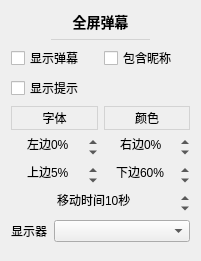
           <widget class="QWidget" name="fullScreenDanmuSettingsCard" native="true">
            <property name="geometry">
             <rect>
              <x>550</x>
              <y>10</y>
              <width>201</width>
              <height>261</height>
             </rect>
            </property>
            <property name="styleSheet">
             <string notr="true">#fullScreenDanmuSettingsCard
{
	background: #f7f7ff;
	border: none;
	border-radius: 5px;
}</string>
            </property>
            <layout class="QVBoxLayout" name="verticalLayout_55">
             <item>
              <widget class="QLabel" name="label_38">
               <property name="sizePolicy">
                <sizepolicy hsizetype="Preferred" vsizetype="Fixed">
                 <horstretch>0</horstretch>
                 <verstretch>0</verstretch>
                </sizepolicy>
               </property>
               <property name="styleSheet">
                <string notr="true">font-size: 14px;
font-weight: 500;</string>
               </property>
               <property name="text">
                <string>全屏弹幕</string>
               </property>
               <property name="alignment">
                <set>Qt::AlignCenter</set>
               </property>
              </widget>
             </item>
             <item>
              <widget class="QWidget" name="widget_28" native="true">
               <property name="minimumSize">
                <size>
                 <width>0</width>
                 <height>1</height>
                </size>
               </property>
               <property name="maximumSize">
                <size>
                 <width>16777215</width>
                 <height>1</height>
                </size>
               </property>
               <property name="styleSheet">
                <string notr="true">background: lightgray;
margin: 40px;</string>
               </property>
              </widget>
             </item>
             <item>
              <layout class="QHBoxLayout" name="horizontalLayout_71">
               <item>
                <widget class="CheckBox1" name="enableScreenDanmakuCheck">
                 <property name="cursor">
                  <cursorShape>PointingHandCursor</cursorShape>
                 </property>
                 <property name="text">
                  <string>显示弹幕</string>
                 </property>
                </widget>
               </item>
               <item>
                <widget class="CheckBox1" name="screenDanmakuWithNameCheck">
                 <property name="cursor">
                  <cursorShape>PointingHandCursor</cursorShape>
                 </property>
                 <property name="toolTip">
                  <string>显示发送者的昵称</string>
                 </property>
                 <property name="text">
                  <string>包含昵称</string>
                 </property>
                </widget>
               </item>
              </layout>
             </item>
             <item>
              <widget class="CheckBox1" name="enableScreenMsgCheck">
               <property name="cursor">
                <cursorShape>PointingHandCursor</cursorShape>
               </property>
               <property name="toolTip">
                <string>&lt;html&gt;&lt;head/&gt;&lt;body&gt;&lt;p&gt;是否显示除了弹幕之外提示类型的信息&lt;/p&gt;&lt;/body&gt;&lt;/html&gt;</string>
               </property>
               <property name="text">
                <string>显示提示</string>
               </property>
              </widget>
             </item>
             <item>
              <layout class="QHBoxLayout" name="horizontalLayout_31" stretch="0,0">
               <property name="topMargin">
                <number>0</number>
               </property>
               <item>
                <widget class="QPushButton" name="screenDanmakuFontButton">
                 <property name="cursor">
                  <cursorShape>PointingHandCursor</cursorShape>
                 </property>
                 <property name="styleSheet">
                  <string notr="true">QPushButton
{
	background: transparent;
	border: 1px solid lightgray;
	padding: 2px 8px 2px 8px;
}

QPushButton:hover
{
	background: #eeeeee;
}

QPushButton:pressed
{
	background: #cccccc;
}

</string>
                 </property>
                 <property name="text">
                  <string>字体</string>
                 </property>
                 <property name="flat">
                  <bool>false</bool>
                 </property>
                </widget>
               </item>
               <item>
                <widget class="QPushButton" name="screenDanmakuColorButton">
                 <property name="cursor">
                  <cursorShape>PointingHandCursor</cursorShape>
                 </property>
                 <property name="styleSheet">
                  <string notr="true">QPushButton
{
	background: transparent;
	border: 1px solid lightgray;
	padding: 2px 8px 2px 8px;
}

QPushButton:hover
{
	background: #eeeeee;
}

QPushButton:pressed
{
	background: #cccccc;
}

</string>
                 </property>
                 <property name="text">
                  <string>颜色</string>
                 </property>
                 <property name="flat">
                  <bool>false</bool>
                 </property>
                </widget>
               </item>
              </layout>
             </item>
             <item>
              <layout class="QHBoxLayout" name="horizontalLayout_29">
               <property name="topMargin">
                <number>0</number>
               </property>
               <item>
                <widget class="QSpinBox" name="screenDanmakuLeftSpin">
                 <property name="contextMenuPolicy">
                  <enum>Qt::NoContextMenu</enum>
                 </property>
                 <property name="styleSheet">
                  <string notr="true">QAbstractSpinBox
{
	background: transparent;
}</string>
                 </property>
                 <property name="frame">
                  <bool>false</bool>
                 </property>
                 <property name="alignment">
                  <set>Qt::AlignCenter</set>
                 </property>
                 <property name="suffix">
                  <string>%</string>
                 </property>
                 <property name="prefix">
                  <string>左边</string>
                 </property>
                 <property name="minimum">
                  <number>-200</number>
                 </property>
                 <property name="maximum">
                  <number>200</number>
                 </property>
                 <property name="singleStep">
                  <number>5</number>
                 </property>
                </widget>
               </item>
               <item>
                <widget class="QSpinBox" name="screenDanmakuRightSpin">
                 <property name="contextMenuPolicy">
                  <enum>Qt::NoContextMenu</enum>
                 </property>
                 <property name="styleSheet">
                  <string notr="true">QAbstractSpinBox
{
	background: transparent;
}</string>
                 </property>
                 <property name="frame">
                  <bool>false</bool>
                 </property>
                 <property name="alignment">
                  <set>Qt::AlignCenter</set>
                 </property>
                 <property name="suffix">
                  <string>%</string>
                 </property>
                 <property name="prefix">
                  <string>右边</string>
                 </property>
                 <property name="minimum">
                  <number>-200</number>
                 </property>
                 <property name="maximum">
                  <number>200</number>
                 </property>
                 <property name="singleStep">
                  <number>5</number>
                 </property>
                </widget>
               </item>
              </layout>
             </item>
             <item>
              <layout class="QHBoxLayout" name="horizontalLayout_30">
               <property name="topMargin">
                <number>0</number>
               </property>
               <item>
                <widget class="QSpinBox" name="screenDanmakuTopSpin">
                 <property name="contextMenuPolicy">
                  <enum>Qt::NoContextMenu</enum>
                 </property>
                 <property name="styleSheet">
                  <string notr="true">QAbstractSpinBox
{
	background: transparent;
}</string>
                 </property>
                 <property name="frame">
                  <bool>false</bool>
                 </property>
                 <property name="alignment">
                  <set>Qt::AlignCenter</set>
                 </property>
                 <property name="suffix">
                  <string>%</string>
                 </property>
                 <property name="prefix">
                  <string>上边</string>
                 </property>
                 <property name="minimum">
                  <number>-200</number>
                 </property>
                 <property name="maximum">
                  <number>200</number>
                 </property>
                 <property name="singleStep">
                  <number>5</number>
                 </property>
                 <property name="value">
                  <number>5</number>
                 </property>
                </widget>
               </item>
               <item>
                <widget class="QSpinBox" name="screenDanmakuBottomSpin">
                 <property name="contextMenuPolicy">
                  <enum>Qt::NoContextMenu</enum>
                 </property>
                 <property name="styleSheet">
                  <string notr="true">QAbstractSpinBox
{
	background: transparent;
}</string>
                 </property>
                 <property name="frame">
                  <bool>false</bool>
                 </property>
                 <property name="alignment">
                  <set>Qt::AlignCenter</set>
                 </property>
                 <property name="suffix">
                  <string>%</string>
                 </property>
                 <property name="prefix">
                  <string>下边</string>
                 </property>
                 <property name="minimum">
                  <number>-200</number>
                 </property>
                 <property name="maximum">
                  <number>200</number>
                 </property>
                 <property name="singleStep">
                  <number>5</number>
                 </property>
                 <property name="value">
                  <number>60</number>
                 </property>
                </widget>
               </item>
              </layout>
             </item>
             <item>
              <widget class="QSpinBox" name="screenDanmakuSpeedSpin">
               <property name="contextMenuPolicy">
                <enum>Qt::NoContextMenu</enum>
               </property>
               <property name="styleSheet">
                <string notr="true">QAbstractSpinBox
{
	background: transparent;
}</string>
               </property>
               <property name="frame">
                <bool>false</bool>
               </property>
               <property name="alignment">
                <set>Qt::AlignCenter</set>
               </property>
               <property name="suffix">
                <string>秒</string>
               </property>
               <property name="prefix">
                <string>移动时间</string>
               </property>
               <property name="minimum">
                <number>1</number>
               </property>
               <property name="maximum">
                <number>1000</number>
               </property>
               <property name="singleStep">
                <number>3</number>
               </property>
               <property name="value">
                <number>10</number>
               </property>
              </widget>
             </item>
             <item>
              <layout class="QHBoxLayout" name="horizontalLayout_83" stretch="0,1">
               <item>
                <widget class="QLabel" name="label_89">
                 <property name="text">
                  <string>显示器</string>
                 </property>
                </widget>
               </item>
               <item>
                <widget class="QComboBox" name="screenMonitorCombo"/>
               </item>
              </layout>
             </item>
            </layout>
           </widget>
